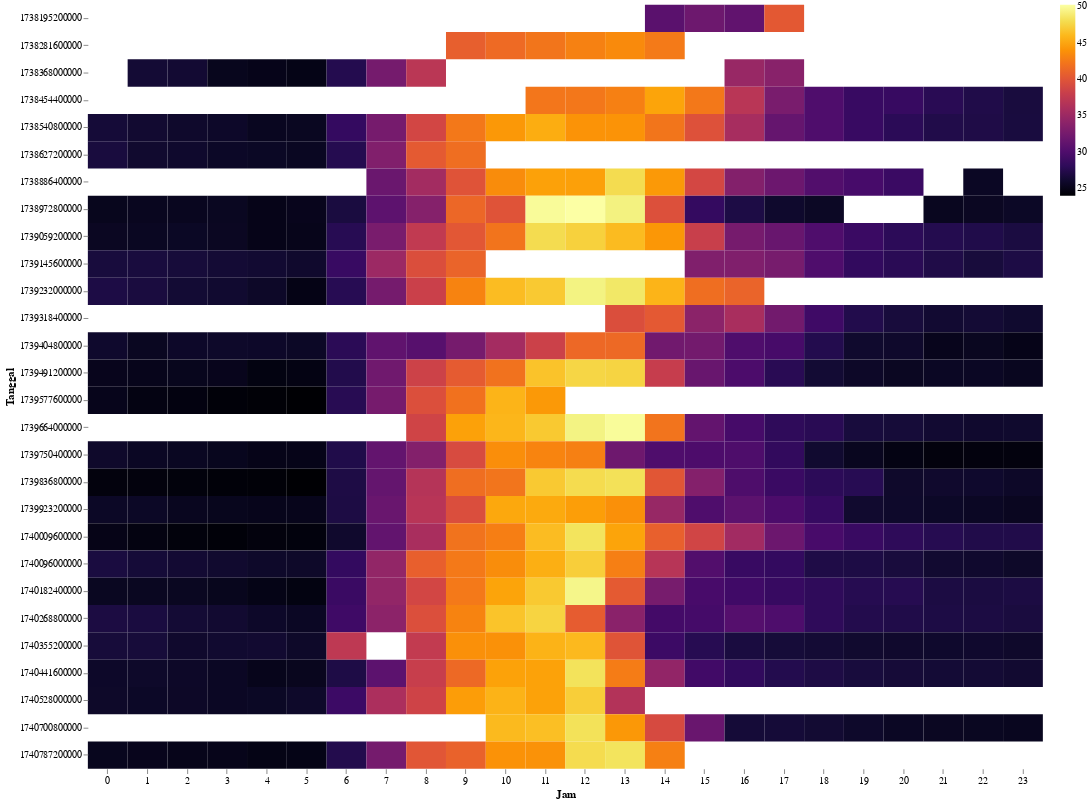

Here is the notebook cell this chart was saved with:
### Code cell
import altair as alt
import pandas as pd

# Aktifkan VegaFusion untuk menangani dataset besar
alt.data_transformers.enable("vegafusion")
alt.renderers.enable("default")

file_path = "D:\\log_sensor_testing.csv"
df = pd.read_csv(file_path, delimiter=';')

df['created_at'] = pd.to_datetime(df['created_at'])
df['suhu'] = pd.to_numeric(df['suhu'])
df['kelembaban'] = pd.to_numeric(df['kelembaban'])

df['waktu'] = df['created_at'].dt.date
df['jam'] = df['created_at'].dt.hour

# Visualisasi dengan mark_rect seperti contoh
heatmap_chart = alt.Chart(df).mark_rect().encode(
    x=alt.X("jam:O", title="Jam", axis=alt.Axis(labelAngle=0)),
    y=alt.Y("waktu:O", title="Tanggal"),
    color=alt.Color("max(suhu)", 
    legend=alt.Legend(title=None), 
    scale=alt.Scale(scheme='inferno')),
    tooltip=[
        alt.Tooltip("waktu", title="Tanggal"),
        alt.Tooltip("jam", title="Jam"),
        alt.Tooltip("max(suhu)", title="Suhu Maks")
    ]
).properties(
    width=1000,  # Set the width of the chart
    height=800  # Set the height of the chart
).configure_view(step=13, strokeWidth=0).configure_axis(domain=False)

# Tampilkan visualisasi
heatmap_chart.show()

### Figure 1 — Vega specification as saved in the notebook (floating-point values rounded to 4 significant figures; data arrays with more than 128 entries replaced by an {"elided": "..."} marker saying what was removed)
{"$schema": "https://vega.github.io/schema/vega/v5.json", "data": [{"name": "source_0", "values": {"elided": "509 records"}, "transform": [{"type": "formula", "expr": "toDate(datum['waktu'])", "as": "waktu"}]}, {"name": "source_0_x_domain_jam", "values": [{"jam": 14}, {"jam": 15}, {"jam": 16}, {"jam": 17}, {"jam": 9}, {"jam": 10}, {"jam": 11}, {"jam": 12}, {"jam": 13}, {"jam": 1}, {"jam": 2}, {"jam": 3}, {"jam": 4}, {"jam": 5}, {"jam": 6}, {"jam": 7}, {"jam": 8}, {"jam": 18}, {"jam": 19}, {"jam": 20}, {"jam": 21}, {"jam": 22}, {"jam": 23}, {"jam": 0}]}, {"name": "source_0_y_domain_waktu", "values": [{"waktu": "2025-01-30T00:00:00.000"}, {"waktu": "2025-01-31T00:00:00.000"}, {"waktu": "2025-02-01T00:00:00.000"}, {"waktu": "2025-02-02T00:00:00.000"}, {"waktu": "2025-02-03T00:00:00.000"}, {"waktu": "2025-02-04T00:00:00.000"}, {"waktu": "2025-02-07T00:00:00.000"}, {"waktu": "2025-02-08T00:00:00.000"}, {"waktu": "2025-02-09T00:00:00.000"}, {"waktu": "2025-02-10T00:00:00.000"}, {"waktu": "2025-02-11T00:00:00.000"}, {"waktu": "2025-02-12T00:00:00.000"}, {"waktu": "2025-02-13T00:00:00.000"}, {"waktu": "2025-02-14T00:00:00.000"}, {"waktu": "2025-02-15T00:00:00.000"}, {"waktu": "2025-02-16T00:00:00.000"}, {"waktu": "2025-02-17T00:00:00.000"}, {"waktu": "2025-02-18T00:00:00.000"}, {"waktu": "2025-02-19T00:00:00.000"}, {"waktu": "2025-02-20T00:00:00.000"}, {"waktu": "2025-02-21T00:00:00.000"}, {"waktu": "2025-02-22T00:00:00.000"}, {"waktu": "2025-02-23T00:00:00.000"}, {"waktu": "2025-02-24T00:00:00.000"}, {"waktu": "2025-02-25T00:00:00.000"}, {"waktu": "2025-02-26T00:00:00.000"}, {"waktu": "2025-02-28T00:00:00.000"}, {"waktu": "2025-03-01T00:00:00.000"}], "transform": [{"type": "formula", "expr": "toDate(datum['waktu'])", "as": "waktu"}]}, {"name": "source_0_color_domain_max_suhu", "values": [{"min": 23.93, "max": 50.24}]}], "marks": [{"type": "rect", "name": "marks", "from": {"data": "source_0"}, "encode": {"update": {"width": {"signal": "max(0.25, bandwidth('x'))"}, "x": {"field": "jam", "scale": "x"}, "y": {"field": "waktu", "scale": "y"}, "height": {"signal": "max(0.25, bandwidth('y'))"}, "fill": {"field": "max_suhu", "scale": "color"}, "tooltip": {"signal": "{\"Tanggal\": timeFormat(datum[\"waktu\"], '%b %d, %Y'), \"Jam\": format(datum[\"jam\"], \"\"), \"Suhu Maks\": format(datum[\"max_suhu\"], \"\")}"}}}, "style": ["rect"]}], "scales": [{"name": "x", "type": "band", "domain": {"data": "source_0_x_domain_jam", "field": "jam", "sort": true}, "range": [0, {"signal": "width"}], "paddingOuter": 0, "paddingInner": 0}, {"name": "y", "type": "band", "domain": {"data": "source_0_y_domain_waktu", "field": "waktu", "sort": true}, "range": [0, {"signal": "height"}], "paddingOuter": 0, "paddingInner": 0}, {"name": "color", "type": "linear", "domain": [{"signal": "(data(\"source_0_color_domain_max_suhu\")[0] || {}).min"}, {"signal": "(data(\"source_0_color_domain_max_suhu\")[0] || {}).max"}], "range": {"scheme": "inferno"}, "zero": false, "interpolate": "hcl"}], "axes": [{"scale": "x", "grid": false, "labelBaseline": "top", "zindex": 1, "orient": "bottom", "title": "Jam", "labelAngle": 0}, {"scale": "y", "zindex": 1, "orient": "left", "title": "Tanggal", "grid": false}], "width": 1000, "style": "cell", "background": "white", "padding": 5, "legends": [{"fill": "color", "gradientLength": {"signal": "clamp(height, 64, 200)"}}], "height": 800, "config": {"axis": {"domain": false}, "style": {"cell": {"strokeWidth": 0}}}}
